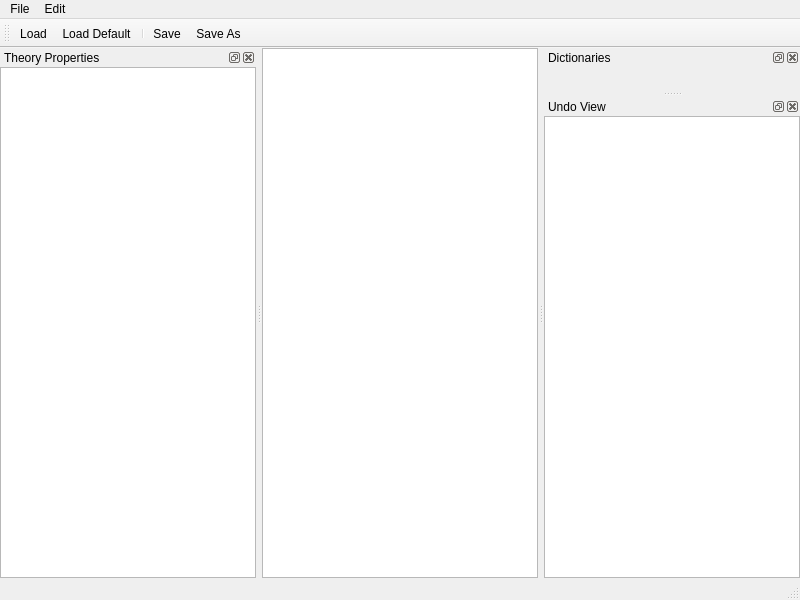
<?xml version="1.0" encoding="UTF-8"?>
<ui version="4.0">
 <class>TheoryEditorMainWindow</class>
 <widget class="QMainWindow" name="TheoryEditorMainWindow">
  <property name="geometry">
   <rect>
    <x>0</x>
    <y>0</y>
    <width>800</width>
    <height>600</height>
   </rect>
  </property>
  <property name="windowTitle">
   <string>MainWindow</string>
  </property>
  <widget class="QWidget" name="centralwidget">
   <layout class="QGridLayout" name="gridLayout_4">
    <property name="leftMargin">
     <number>0</number>
    </property>
    <property name="topMargin">
     <number>0</number>
    </property>
    <property name="rightMargin">
     <number>0</number>
    </property>
    <property name="bottomMargin">
     <number>0</number>
    </property>
    <item row="0" column="0">
     <widget class="KeyboardGraphicsView" name="graphicsView"/>
    </item>
   </layout>
  </widget>
  <widget class="QMenuBar" name="menubar">
   <property name="geometry">
    <rect>
     <x>0</x>
     <y>0</y>
     <width>800</width>
     <height>22</height>
    </rect>
   </property>
   <widget class="QMenu" name="menuFile">
    <property name="title">
     <string>File</string>
    </property>
    <addaction name="actionNew"/>
    <addaction name="actionLoad_Default"/>
    <addaction name="actionLoad"/>
    <addaction name="separator"/>
    <addaction name="actionImport_Dictionaries"/>
    <addaction name="separator"/>
    <addaction name="actionSave"/>
    <addaction name="actionSave_As"/>
    <addaction name="separator"/>
    <addaction name="separator"/>
    <addaction name="actionWrite_Markdown_Files"/>
    <addaction name="actionWrite_Markdown_Files_To"/>
   </widget>
   <widget class="QMenu" name="menuEdit">
    <property name="title">
     <string>Edit</string>
    </property>
   </widget>
   <addaction name="menuFile"/>
   <addaction name="menuEdit"/>
  </widget>
  <widget class="QStatusBar" name="statusbar"/>
  <widget class="QDockWidget" name="dockWidgetTheoryProperties">
   <property name="windowTitle">
    <string>Theory Properties</string>
   </property>
   <attribute name="dockWidgetArea">
    <number>1</number>
   </attribute>
   <widget class="QWidget" name="dockWidgetContents">
    <layout class="QGridLayout" name="gridLayout">
     <property name="leftMargin">
      <number>0</number>
     </property>
     <property name="topMargin">
      <number>0</number>
     </property>
     <property name="rightMargin">
      <number>0</number>
     </property>
     <property name="bottomMargin">
      <number>0</number>
     </property>
     <item row="0" column="0">
      <widget class="QTreeView" name="treeViewTheory"/>
     </item>
    </layout>
   </widget>
  </widget>
  <widget class="QDockWidget" name="dockWidgetDictionaries">
   <property name="windowTitle">
    <string>Dictionaries</string>
   </property>
   <attribute name="dockWidgetArea">
    <number>2</number>
   </attribute>
   <widget class="QWidget" name="dockWidgetContents_2">
    <layout class="QGridLayout" name="gridLayout_2">
     <property name="leftMargin">
      <number>0</number>
     </property>
     <property name="topMargin">
      <number>0</number>
     </property>
     <property name="rightMargin">
      <number>0</number>
     </property>
     <property name="bottomMargin">
      <number>0</number>
     </property>
     <item row="0" column="0">
      <widget class="DictionariesWidget" name="widgetDictionaries" native="true"/>
     </item>
    </layout>
   </widget>
  </widget>
  <widget class="QDockWidget" name="dockWidgetUndo">
   <property name="windowTitle">
    <string>Undo View</string>
   </property>
   <attribute name="dockWidgetArea">
    <number>2</number>
   </attribute>
   <widget class="QWidget" name="dockWidgetContents_3">
    <layout class="QGridLayout" name="gridLayout_3">
     <property name="leftMargin">
      <number>0</number>
     </property>
     <property name="topMargin">
      <number>0</number>
     </property>
     <property name="rightMargin">
      <number>0</number>
     </property>
     <property name="bottomMargin">
      <number>0</number>
     </property>
     <item row="0" column="0">
      <widget class="QUndoView" name="listViewUndo"/>
     </item>
    </layout>
   </widget>
  </widget>
  <widget class="QToolBar" name="toolBarFile">
   <property name="windowTitle">
    <string>File ToolBar</string>
   </property>
   <property name="iconSize">
    <size>
     <width>16</width>
     <height>16</height>
    </size>
   </property>
   <attribute name="toolBarArea">
    <enum>TopToolBarArea</enum>
   </attribute>
   <attribute name="toolBarBreak">
    <bool>false</bool>
   </attribute>
   <addaction name="actionLoad"/>
   <addaction name="actionLoad_Default"/>
   <addaction name="separator"/>
   <addaction name="actionSave"/>
   <addaction name="actionSave_As"/>
  </widget>
  <action name="actionNew">
   <property name="enabled">
    <bool>false</bool>
   </property>
   <property name="icon">
    <iconset resource="../../Resources/ProgrammerStenoTutor.qrc">
     <normaloff>:/Icons/document.png</normaloff>:/Icons/document.png</iconset>
   </property>
   <property name="text">
    <string>New</string>
   </property>
   <property name="shortcut">
    <string>Ctrl+N</string>
   </property>
  </action>
  <action name="actionLoad">
   <property name="icon">
    <iconset resource="../../Resources/ProgrammerStenoTutor.qrc">
     <normaloff>:/Icons/folder-open-document.png</normaloff>:/Icons/folder-open-document.png</iconset>
   </property>
   <property name="text">
    <string>Load...</string>
   </property>
  </action>
  <action name="actionSave">
   <property name="icon">
    <iconset resource="../../Resources/ProgrammerStenoTutor.qrc">
     <normaloff>:/Icons/disk.png</normaloff>:/Icons/disk.png</iconset>
   </property>
   <property name="text">
    <string>Save</string>
   </property>
   <property name="shortcut">
    <string>Ctrl+S</string>
   </property>
  </action>
  <action name="actionSave_As">
   <property name="icon">
    <iconset resource="../../Resources/ProgrammerStenoTutor.qrc">
     <normaloff>:/Icons/disk--pencil.png</normaloff>:/Icons/disk--pencil.png</iconset>
   </property>
   <property name="text">
    <string>Save As...</string>
   </property>
  </action>
  <action name="actionLoad_Default">
   <property name="icon">
    <iconset resource="../../Resources/ProgrammerStenoTutor.qrc">
     <normaloff>:/Icons/folder-open-document.png</normaloff>:/Icons/folder-open-document.png</iconset>
   </property>
   <property name="text">
    <string>Load Default</string>
   </property>
  </action>
  <action name="actionImport_Dictionaries">
   <property name="icon">
    <iconset resource="../../Resources/ProgrammerStenoTutor.qrc">
     <normaloff>:/Icons/book-open-next.png</normaloff>:/Icons/book-open-next.png</iconset>
   </property>
   <property name="text">
    <string>Import Dictionaries...</string>
   </property>
  </action>
  <action name="actionWrite_Markdown_Files">
   <property name="icon">
    <iconset resource="../../Resources/ProgrammerStenoTutor.qrc">
     <normaloff>:/Icons/disk.png</normaloff>:/Icons/disk.png</iconset>
   </property>
   <property name="text">
    <string>Write Markdown Files</string>
   </property>
  </action>
  <action name="actionWrite_Markdown_Files_To">
   <property name="icon">
    <iconset resource="../../Resources/ProgrammerStenoTutor.qrc">
     <normaloff>:/Icons/disk--pencil.png</normaloff>:/Icons/disk--pencil.png</iconset>
   </property>
   <property name="text">
    <string>Write Markdown Files To...</string>
   </property>
  </action>
 </widget>
 <customwidgets>
  <customwidget>
   <class>QUndoView</class>
   <extends>QListView</extends>
   <header location="global">QtWidgets/QUndoView</header>
  </customwidget>
  <customwidget>
   <class>KeyboardGraphicsView</class>
   <extends>QGraphicsView</extends>
   <header>Keyboards/KeyboardGraphicsView.h</header>
  </customwidget>
  <customwidget>
   <class>DictionariesWidget</class>
   <extends>QWidget</extends>
   <header>Dictionaries/DictionariesWidget.h</header>
   <container>1</container>
  </customwidget>
 </customwidgets>
 <resources>
  <include location="../../Resources/ProgrammerStenoTutor.qrc"/>
 </resources>
 <connections/>
</ui>
